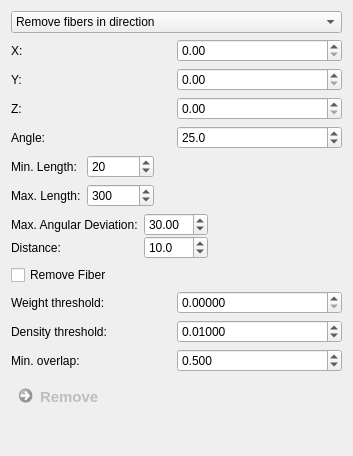
     <widget class="QWidget" name="page_3">
      <property name="geometry">
       <rect>
        <x>0</x>
        <y>-34</y>
        <width>353</width>
        <height>456</height>
       </rect>
      </property>
      <attribute name="label">
       <string>Fiber Removal</string>
      </attribute>
      <attribute name="toolTip">
       <string>Remove fibers that satisfy certain criteria from the selected bundle.</string>
      </attribute>
      <layout class="QGridLayout" name="gridLayout_4">
       <item row="1" column="0">
        <widget class="QFrame" name="m_RemoveDirectionFrame">
         <property name="frameShape">
          <enum>QFrame::NoFrame</enum>
         </property>
         <property name="frameShadow">
          <enum>QFrame::Raised</enum>
         </property>
         <layout class="QGridLayout" name="gridLayout_2">
          <property name="leftMargin">
           <number>0</number>
          </property>
          <property name="topMargin">
           <number>0</number>
          </property>
          <property name="rightMargin">
           <number>0</number>
          </property>
          <property name="bottomMargin">
           <number>0</number>
          </property>
          <property name="horizontalSpacing">
           <number>0</number>
          </property>
          <item row="0" column="0">
           <widget class="QLabel" name="label">
            <property name="text">
             <string>X:</string>
            </property>
           </widget>
          </item>
          <item row="1" column="0">
           <widget class="QLabel" name="label_3">
            <property name="text">
             <string>Y:</string>
            </property>
           </widget>
          </item>
          <item row="0" column="1">
           <widget class="QDoubleSpinBox" name="m_ExtractDirX"/>
          </item>
          <item row="1" column="1">
           <widget class="QDoubleSpinBox" name="m_ExtractDirY"/>
          </item>
          <item row="2" column="0">
           <widget class="QLabel" name="label_4">
            <property name="text">
             <string>Z:</string>
            </property>
           </widget>
          </item>
          <item row="2" column="1">
           <widget class="QDoubleSpinBox" name="m_ExtractDirZ"/>
          </item>
          <item row="3" column="0">
           <widget class="QLabel" name="label_5">
            <property name="text">
             <string>Angle:</string>
            </property>
           </widget>
          </item>
          <item row="3" column="1">
           <widget class="QDoubleSpinBox" name="m_ExtractAngle">
            <property name="toolTip">
             <string>Angular deviation threshold in degree</string>
            </property>
            <property name="decimals">
             <number>1</number>
            </property>
            <property name="maximum">
             <double>90.000000000000000</double>
            </property>
            <property name="singleStep">
             <double>1.000000000000000</double>
            </property>
            <property name="value">
             <double>25.000000000000000</double>
            </property>
           </widget>
          </item>
         </layout>
        </widget>
       </item>
       <item row="4" column="0">
        <widget class="QFrame" name="m_RemoveByWeightFrame">
         <property name="frameShape">
          <enum>QFrame::NoFrame</enum>
         </property>
         <property name="frameShadow">
          <enum>QFrame::Raised</enum>
         </property>
         <layout class="QGridLayout" name="gridLayout_20">
          <property name="leftMargin">
           <number>0</number>
          </property>
          <property name="topMargin">
           <number>0</number>
          </property>
          <property name="rightMargin">
           <number>0</number>
          </property>
          <property name="bottomMargin">
           <number>0</number>
          </property>
          <property name="spacing">
           <number>0</number>
          </property>
          <item row="1" column="0">
           <widget class="QLabel" name="label_18">
            <property name="text">
             <string>Weight threshold:</string>
            </property>
           </widget>
          </item>
          <item row="1" column="1">
           <widget class="QDoubleSpinBox" name="m_WeightThresholdBox">
            <property name="toolTip">
             <string>Only fibers with weight larger than this threshold are kept.</string>
            </property>
            <property name="decimals">
             <number>5</number>
            </property>
            <property name="maximum">
             <double>99999.000000000000000</double>
            </property>
            <property name="singleStep">
             <double>0.100000000000000</double>
            </property>
           </widget>
          </item>
         </layout>
        </widget>
       </item>
       <item row="6" column="0">
        <widget class="QCommandLinkButton" name="m_RemoveButton">
         <property name="enabled">
          <bool>false</bool>
         </property>
         <property name="sizePolicy">
          <sizepolicy hsizetype="Preferred" vsizetype="Preferred">
           <horstretch>0</horstretch>
           <verstretch>0</verstretch>
          </sizepolicy>
         </property>
         <property name="maximumSize">
          <size>
           <width>200</width>
           <height>16777215</height>
          </size>
         </property>
         <property name="font">
          <font>
           <pointsize>11</pointsize>
          </font>
         </property>
         <property name="toolTip">
          <string/>
         </property>
         <property name="text">
          <string>Remove</string>
         </property>
        </widget>
       </item>
       <item row="0" column="0">
        <widget class="QComboBox" name="m_RemovalMethodBox">
         <property name="sizePolicy">
          <sizepolicy hsizetype="Expanding" vsizetype="Fixed">
           <horstretch>0</horstretch>
           <verstretch>0</verstretch>
          </sizepolicy>
         </property>
         <item>
          <property name="text">
           <string>Remove fibers in direction</string>
          </property>
         </item>
         <item>
          <property name="text">
           <string>Remove fibers by length</string>
          </property>
         </item>
         <item>
          <property name="text">
           <string>Remove fibers by curvature</string>
          </property>
         </item>
         <item>
          <property name="text">
           <string>Remove fiber parts outside mask</string>
          </property>
         </item>
         <item>
          <property name="text">
           <string>Remove fiber parts inside mask</string>
          </property>
         </item>
         <item>
          <property name="text">
           <string>Remove fibers by weight</string>
          </property>
         </item>
         <item>
          <property name="text">
           <string>Remove fibers by tract density</string>
          </property>
         </item>
        </widget>
       </item>
       <item row="3" column="0">
        <widget class="QFrame" name="m_RemoveCurvatureFrame">
         <property name="frameShape">
          <enum>QFrame::NoFrame</enum>
         </property>
         <property name="frameShadow">
          <enum>QFrame::Raised</enum>
         </property>
         <layout class="QGridLayout" name="gridLayout_11">
          <property name="leftMargin">
           <number>0</number>
          </property>
          <property name="topMargin">
           <number>0</number>
          </property>
          <property name="rightMargin">
           <number>0</number>
          </property>
          <property name="bottomMargin">
           <number>0</number>
          </property>
          <item row="2" column="2">
           <widget class="QCheckBox" name="m_RemoveCurvedFibersBox">
            <property name="toolTip">
             <string>If unchecked, the fiber exceeding the threshold will be split in two instead of removed.</string>
            </property>
            <property name="text">
             <string>Remove Fiber</string>
            </property>
            <property name="checked">
             <bool>false</bool>
            </property>
           </widget>
          </item>
          <item row="1" column="2">
           <widget class="QFrame" name="frame">
            <property name="frameShape">
             <enum>QFrame::NoFrame</enum>
            </property>
            <property name="frameShadow">
             <enum>QFrame::Raised</enum>
            </property>
            <layout class="QGridLayout" name="gridLayout_12">
             <property name="leftMargin">
              <number>0</number>
             </property>
             <property name="topMargin">
              <number>0</number>
             </property>
             <property name="rightMargin">
              <number>0</number>
             </property>
             <property name="bottomMargin">
              <number>0</number>
             </property>
             <property name="verticalSpacing">
              <number>0</number>
             </property>
             <item row="0" column="0">
              <widget class="QLabel" name="label_8">
               <property name="text">
                <string>Max. Angular Deviation:</string>
               </property>
              </widget>
             </item>
             <item row="0" column="2">
              <spacer name="horizontalSpacer_5">
               <property name="orientation">
                <enum>Qt::Horizontal</enum>
               </property>
               <property name="sizeHint" stdset="0">
                <size>
                 <width>40</width>
                 <height>20</height>
                </size>
               </property>
              </spacer>
             </item>
             <item row="0" column="1">
              <widget class="QDoubleSpinBox" name="m_CurvSpinBox">
               <property name="toolTip">
                <string>Maximum angular deviation in degree</string>
               </property>
               <property name="maximum">
                <double>180.000000000000000</double>
               </property>
               <property name="singleStep">
                <double>0.100000000000000</double>
               </property>
               <property name="value">
                <double>30.000000000000000</double>
               </property>
              </widget>
             </item>
             <item row="1" column="0">
              <widget class="QLabel" name="label_14">
               <property name="text">
                <string>Distance:</string>
               </property>
              </widget>
             </item>
             <item row="1" column="1">
              <widget class="QDoubleSpinBox" name="m_CurvDistanceSpinBox">
               <property name="toolTip">
                <string>Distance in mm</string>
               </property>
               <property name="decimals">
                <number>1</number>
               </property>
               <property name="maximum">
                <double>999.000000000000000</double>
               </property>
               <property name="singleStep">
                <double>1.000000000000000</double>
               </property>
               <property name="value">
                <double>10.000000000000000</double>
               </property>
              </widget>
             </item>
            </layout>
           </widget>
          </item>
         </layout>
        </widget>
       </item>
       <item row="7" column="0">
        <spacer name="verticalSpacer_4">
         <property name="orientation">
          <enum>Qt::Vertical</enum>
         </property>
         <property name="sizeHint" stdset="0">
          <size>
           <width>20</width>
           <height>40</height>
          </size>
         </property>
        </spacer>
       </item>
       <item row="2" column="0">
        <widget class="QFrame" name="m_RemoveLengthFrame">
         <property name="frameShape">
          <enum>QFrame::NoFrame</enum>
         </property>
         <property name="frameShadow">
          <enum>QFrame::Raised</enum>
         </property>
         <layout class="QGridLayout" name="gridLayout_6">
          <property name="leftMargin">
           <number>0</number>
          </property>
          <property name="topMargin">
           <number>0</number>
          </property>
          <property name="rightMargin">
           <number>0</number>
          </property>
          <property name="bottomMargin">
           <number>0</number>
          </property>
          <item row="0" column="2">
           <spacer name="horizontalSpacer_4">
            <property name="orientation">
             <enum>Qt::Horizontal</enum>
            </property>
            <property name="sizeHint" stdset="0">
             <size>
              <width>40</width>
              <height>20</height>
             </size>
            </property>
           </spacer>
          </item>
          <item row="0" column="1">
           <widget class="QSpinBox" name="m_PruneFibersMinBox">
            <property name="toolTip">
             <string>Minimum fiber length in mm</string>
            </property>
            <property name="minimum">
             <number>0</number>
            </property>
            <property name="maximum">
             <number>999999999</number>
            </property>
            <property name="value">
             <number>20</number>
            </property>
           </widget>
          </item>
          <item row="1" column="0">
           <widget class="QLabel" name="label_9">
            <property name="text">
             <string>Max. Length:</string>
            </property>
           </widget>
          </item>
          <item row="0" column="0">
           <widget class="QLabel" name="label_7">
            <property name="text">
             <string>Min. Length:</string>
            </property>
           </widget>
          </item>
          <item row="1" column="1">
           <widget class="QSpinBox" name="m_PruneFibersMaxBox">
            <property name="toolTip">
             <string>Maximum fiber length in mm</string>
            </property>
            <property name="minimum">
             <number>0</number>
            </property>
            <property name="maximum">
             <number>999999999</number>
            </property>
            <property name="value">
             <number>300</number>
            </property>
           </widget>
          </item>
         </layout>
        </widget>
       </item>
       <item row="5" column="0">
        <widget class="QFrame" name="m_RemoveByDensityFrame">
         <property name="frameShape">
          <enum>QFrame::NoFrame</enum>
         </property>
         <property name="frameShadow">
          <enum>QFrame::Raised</enum>
         </property>
         <layout class="QGridLayout" name="gridLayout_21">
          <property name="leftMargin">
           <number>0</number>
          </property>
          <property name="topMargin">
           <number>0</number>
          </property>
          <property name="rightMargin">
           <number>0</number>
          </property>
          <property name="bottomMargin">
           <number>0</number>
          </property>
          <property name="horizontalSpacing">
           <number>0</number>
          </property>
          <property name="verticalSpacing">
           <number>6</number>
          </property>
          <item row="1" column="1">
           <widget class="QDoubleSpinBox" name="m_DensityThresholdBox">
            <property name="toolTip">
             <string/>
            </property>
            <property name="decimals">
             <number>5</number>
            </property>
            <property name="minimum">
             <double>0.000000000000000</double>
            </property>
            <property name="maximum">
             <double>10.000000000000000</double>
            </property>
            <property name="singleStep">
             <double>0.100000000000000</double>
            </property>
            <property name="value">
             <double>0.010000000000000</double>
            </property>
           </widget>
          </item>
          <item row="1" column="0">
           <widget class="QLabel" name="label_19">
            <property name="text">
             <string>Density threshold:</string>
            </property>
           </widget>
          </item>
          <item row="2" column="0">
           <widget class="QLabel" name="label_21">
            <property name="text">
             <string>Min. overlap:</string>
            </property>
           </widget>
          </item>
          <item row="2" column="1">
           <widget class="QDoubleSpinBox" name="m_DensityOverlapBox">
            <property name="toolTip">
             <string>Tracts have to spend at least this fraction of their length inside the specified density region.</string>
            </property>
            <property name="decimals">
             <number>3</number>
            </property>
            <property name="maximum">
             <double>1.000000000000000</double>
            </property>
            <property name="singleStep">
             <double>0.100000000000000</double>
            </property>
            <property name="value">
             <double>0.500000000000000</double>
            </property>
           </widget>
          </item>
         </layout>
        </widget>
       </item>
      </layout>
     </widget>
